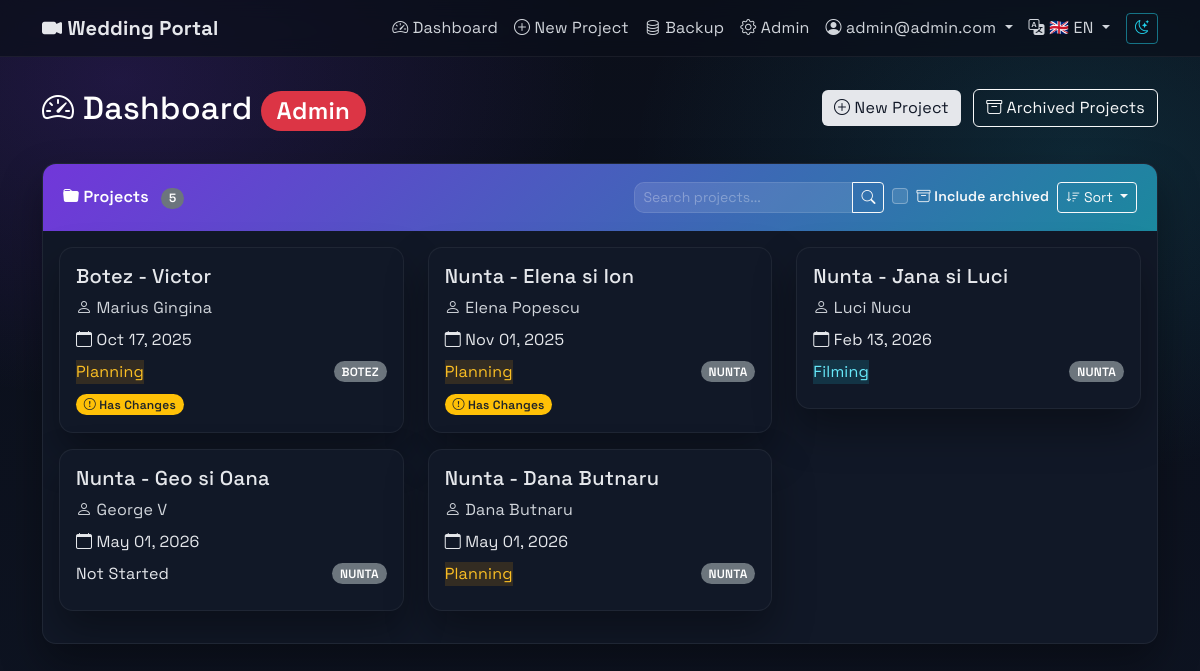
Before: /en/dashboard/ (signed in) with the older database file.
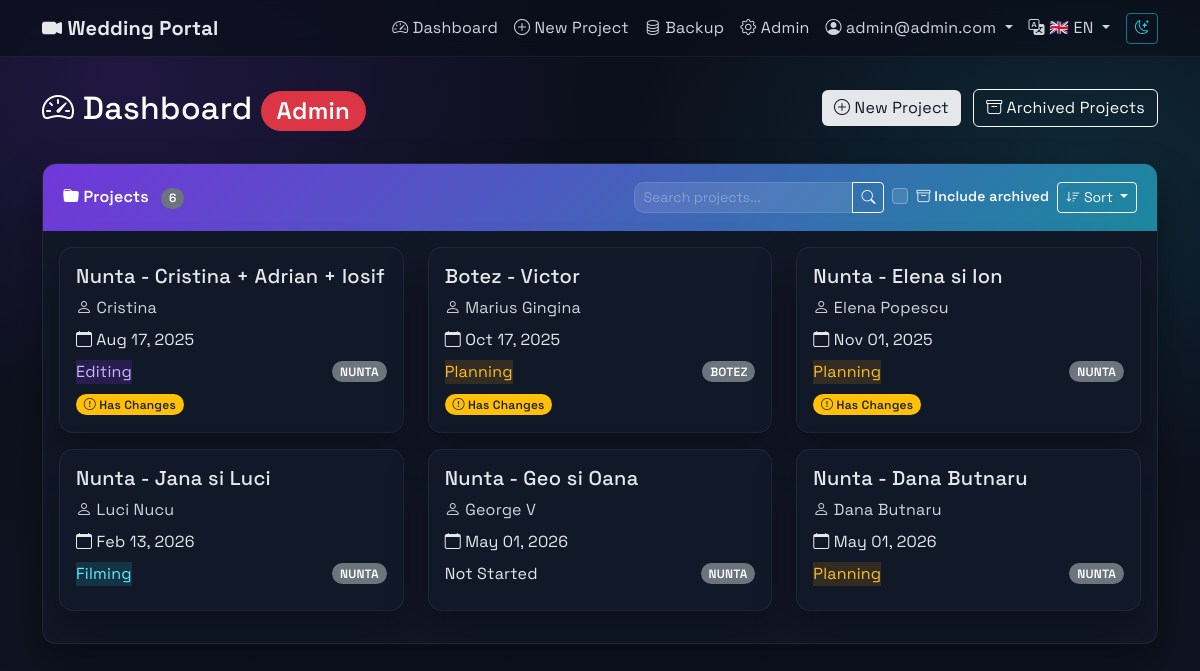
After: the same page with the newer database file.
### projects/models.py (models this page shows, shortened)
class Project(models.Model):
    PROJECT_TYPE_CHOICES = [
        ('NUNTA', 'Nunta'),
        ('BOTEZ', 'Botez'),
        ('ALTELE', 'Altele'),
    ]
    STATUS_CHOICES = [
        ('Not Started', 'Not Started'),
        ('Planning', 'Planning'),
        ('Filming', 'Filming'),
        ('Editing', 'Editing'),
        ('Completed', 'Completed'),
    ]
    EDIT_STATUS_CHOICES = [
        ('Not Started', 'Not Started'),
        ('Pending', 'Pending'),
        ('In Progress', 'In Progress'),
        ('Review', 'Review'),
        ('Completed', 'Completed'),
    ]
    name = models.CharField(max_length=255)
    slug = models.SlugField(max_length=255, unique=True, blank=True, null=True)
    user = models.ForeignKey(User, on_delete=models.CASCADE, related_name='projects')
    client_name = models.CharField(max_length=255, blank=True, null=True)
    client_email = models.EmailField(blank=True, null=True)
    status = models.CharField(max_length=50, choices=STATUS_CHOICES, default='Not Started')
    edit_status = models.CharField(max_length=50, choices=EDIT_STATUS_CHOICES, default='Not Started')
    editing_progress = models.IntegerField(default=0, help_text="Editing progress percentage (0-100)")
    notes = models.TextField(blank=True, null=True)
    is_archived = models.BooleanField(default=False)
    event_date = models.DateTimeField()
    type = models.CharField(max_length=10, choices=PROJECT_TYPE_CHOICES)
    title_video = models.CharField(max_length=255, blank=True, null=True)
    city = models.CharField(max_length=100, blank=True, null=True)
    civil_union_details = models.TextField(blank=True, null=True)
    prep = models.TextField(blank=True, null=True)
    church = models.TextField(blank=True, null=True)
    session = models.TextField(blank=True, null=True)
    restaurant = models.TextField(blank=True, null=True)
    details_extra = models.TextField(blank=True, null=True)
    editing_preferences = models.TextField(blank=True, null=True)
    main_details = models.TextField(blank=True, null=True, help_text="Main event details")
    PACKAGE_TYPE_CHOICES = [
        ('Clasic', 'Clasic'),
        ('Highlights', 'Highlights'),
        ('Duo', 'Duo'),
        ('Cinema', 'Cinema'),
        ('Creative', 'Creative'),
        ('Botez', 'Botez'),
        ('Custom', 'Custom'),
    ]
    MOVIE_DURATION_CHOICES = [
        ('30min', '30 min'),
        ('1h', '1 h'),
        ('1h30min', '1h30min'),
        ('2h-3h', '2h-3h'),
        ('3h-4h', '3h-4h'),
        ('Other', 'Other'),
    ]
    package_type = models.CharField(max_length=20, choices=PACKAGE_TYPE_CHOICES, blank=True, null=True)
    package_4k = models.BooleanField(default=True)
    package_fullhd = models.BooleanField(default=False)
    package_cameras = models.IntegerField(default=1, choices=[(1, '1'), (2, '2'), (3, '3')])
    montage_highlights = models.BooleanField(default=False)
    montage_movie = models.BooleanField(default=False)
    montage_movie_duration = models.CharField(max_length=20, choices=MOVIE_DURATION_CHOICES, blank=True, null=True)
    montage_movie_other = models.CharField(max_length=100, blank=True, null=True)
    montage_bonus_primary = models.BooleanField(default=False)
    montage_bonus_full = models.BooleanField(default=False)
    montage_cinema_duration = models.CharField(max_length=20, choices=[('1h', '1 hour'), ('1h30min', '1h30min')], default='1h30min', blank=True, null=True)
    equipment_audio_recorder = models.BooleanField(default=False)
    equipment_stabilizer = models.BooleanField(default=False)
    equipment_external_light = models.BooleanField(default=False)
    team_videographer = models.IntegerField(default=1)
    team_operator = models.IntegerField(default=0)
    team_assistant = models.IntegerField(default=0)
    delivery_online = models.BooleanField(default=True)
    delivery_usb = models.BooleanField(default=False)
    event_presence = models.TextField(blank=True, null=True)
    CURRENCY_CHOICES = [
        ('EUR', 'Euro'),
        ('LEI', 'Lei'),
    ]
    price = models.IntegerField(blank=True, null=True)
    price_currency = models.CharField(max_length=3, choices=CURRENCY_CHOICES, default='EUR')
    price_other_details = models.TextField(blank=True, null=True)
    filming_details = models.TextField(blank=True, null=True, help_text="Client requests for filming")
    videographer_filming_notes = models.TextField(blank=True, null=True, help_text="Videographer's notes for filming (admin only)")
    critical_production_notes = models.TextField(blank=True, null=True, help_text="Critical production details (admin only)")
    videographer_editing_notes = models.TextField(blank=True, null=True, help_text="Videographer's notes for editing (admin only)")
    due_date = models.DateField(blank=True, null=True, help_text="Due date for video completion (admin only)")
    ceremony_field_order = models.JSONField(
        default=dict,
        blank=True,
        help_text="Custom order for ceremony detail fields"
    )
    admin_notified_of_changes = models.BooleanField(default=False)
    last_admin_notification_date = models.DateTimeField(blank=True, null=True)
    last_client_notification_date = models.DateTimeField(blank=True, null=True)
    has_unsent_changes = models.BooleanField(default=False)
    current_guidance_message = models.CharField(max_length=50, default='initial', help_text="Current guidance message type")
    dismissed_guidance_messages = models.JSONField(default=list, blank=True, help_text="List of dismissed guidance message types")
    created_at = models.DateTimeField(auto_now_add=True)
    updated_at = models.DateTimeField(auto_now=True)
    class Meta:
        ordering = ['-created_at']

class User(AbstractUser):
    ROLE_CHOICES = [
        ('ADMIN', 'Admin'),
        ('CLIENT', 'Client'),
    ]
    role = models.CharField(max_length=10, choices=ROLE_CHOICES, default='CLIENT')
    username = models.CharField(max_length=150, blank=True, null=True, unique=False)
    email = models.EmailField(unique=True)
    USERNAME_FIELD = 'email'
    REQUIRED_FIELDS = ['first_name']  # Remove username from required fields
    objects = CustomUserManager()
    def is_admin(self):
        return self.role == 'ADMIN'

### projects/views.py (the view, shortened to what this page needs)
# urls.py: path('dashboard/', views.dashboard, name='dashboard'),
@login_required
def dashboard(request):
    user = request.user
    search_query = request.GET.get('search', '')
    sort_by = request.GET.get('sort', 'date')  # Default sort by event date (earliest first)
    include_archived = request.GET.get('include_archived', '') == 'on'
    valid_sorts = {
        'name': 'name',
        '-name': '-name',
        'date': 'event_date',
        '-date': '-event_date',
        'status': 'status',
        '-status': '-status',
        'client': 'client_name',
        '-client': '-client_name',
        'newest': '-id',
        'oldest': 'id'
    }
    sort_field = valid_sorts.get(sort_by, '-id')
    if user.is_admin():
        if include_archived:
            projects = Project.objects.all()  # Include both archived and active
        else:
            projects = Project.objects.filter(is_archived=False)
        pending_modifications = ProjectModification.objects.filter(status='PENDING')
        projects = projects.order_by(sort_field)
        context = {
            'projects': projects,
            'pending_modifications': pending_modifications,
            'is_admin': True,
            'search_query': search_query,
            'current_sort': sort_by,
            'include_archived': include_archived,
        }
    return render(request, 'dashboard.html', context)

### templates/dashboard.html (shortened to what the changed rows need)
{% extends 'base.html' %}
{% load i18n %}
{% block content %}
<div class="row mb-4">
    <div class="col">
        <h2 class="text-white">
            <i class="bi bi-speedometer2"></i> {% trans "Dashboard" %}
            {% if is_admin %}
                <span class="badge bg-danger">Admin</span>
            {% endif %}
        </h2>
    </div>
</div>
<div class="card">
    <div class="card-header d-flex justify-content-between align-items-center">
        <div>
            <i class="bi bi-folder-fill"></i> {% trans "Projects" %}
            {% if projects %}
                <span class="badge bg-secondary ms-2">{{ projects|length }}</span>
            {% endif %}
        </div>
    </div>
    <div class="card-body">
        {% if projects %}
        <div class="row">
            {% for project in projects %}
            <div class="col-md-6 col-lg-4 mb-3">
                <div class="card project-card position-relative" style="cursor: pointer;" data-project-url="{% url 'project_detail' project.slug %}">
                    <div class="card-body">
                        <h5 class="card-title">{{ project.name }}</h5>
                        <p class="text-muted mb-2">
                            <i class="bi bi-person"></i> {{ project.client_name|default:project.user.get_full_name|default:project.user.username }}
                        </p>
                        <p class="mb-2">
                            <i class="bi bi-calendar"></i> {{ project.event_date|date:"M d, Y" }}
                        </p>
                        <div class="d-flex justify-content-between align-items-center">
                            <span class="status-badge status-{{ project.status|lower|cut:" " }}">
                                {{ project.status }}
                            </span>
                            <span class="badge bg-secondary">
                                {{ project.type }}
                            </span>
                        </div>
                        <div class="mt-2">
                            {% if project.has_unsent_changes %}
                            <span class="badge bg-warning text-dark me-1">
                                <i class="bi bi-exclamation-circle"></i> {% trans "Has Changes" %}
                            </span>
                            {% endif %}
                        </div>
                    </div>
                </div>
            </div>
            {% endfor %}
        </div>
        {% endif %}
    </div>
</div>
{% endblock %}

Changed rows visible on the page:
added Project: name "Nunta - Cristina + Adrian + Iosif", client_name "Cristina", event_date "Aug 17, 2025", status "Editing", type "NUNTA"
Other visible differences:
{{ projects|length }}: "5" → "6"
